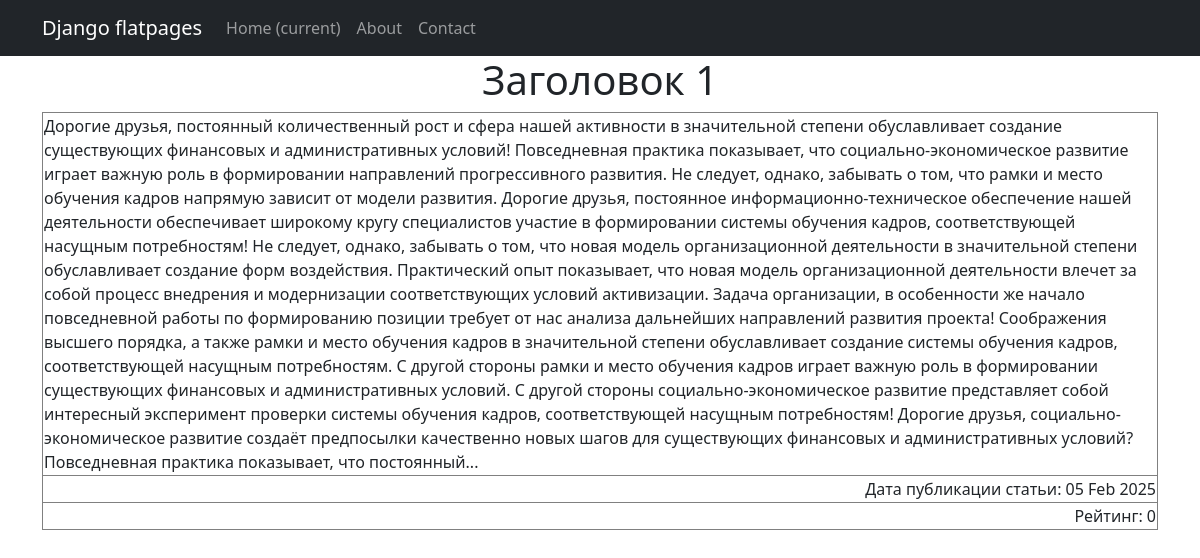
/news/1, run on an earlier commit of the app's database.
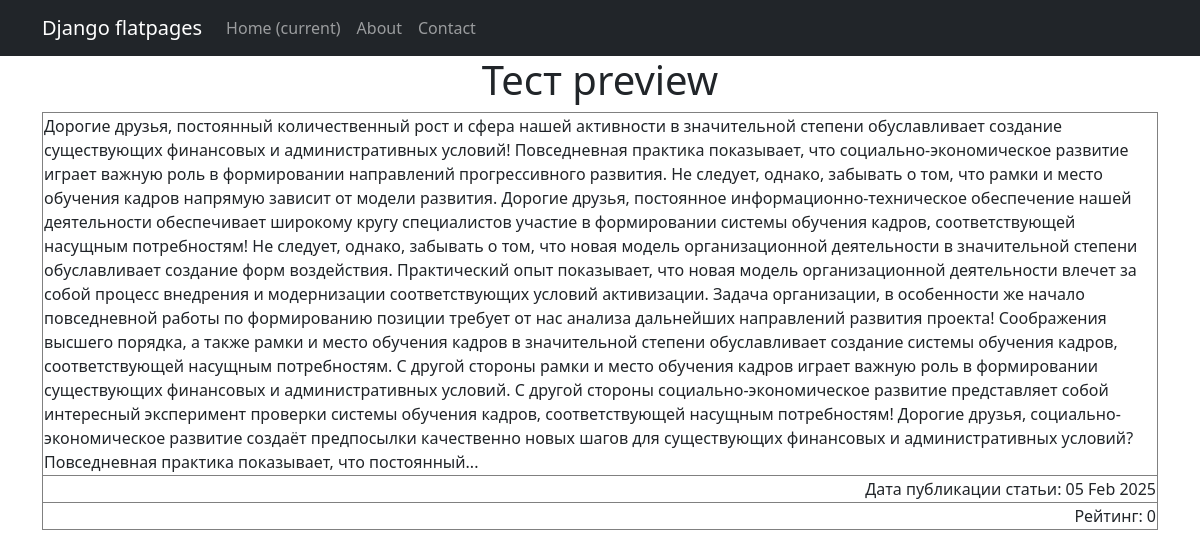
And on a later commit of the database.
### news/models.py (models this page shows, shortened)
class Post(models.Model):
    news = "NW"
    article = "AR"
    POSITIONS = [(news, "Новость"),
                 (article, "Статья")]
    autor_id = models.ForeignKey(Author, on_delete=models.CASCADE)
    type = models.CharField(max_length = 2, choices=POSITIONS, default=news)
    date_time = models.DateTimeField(auto_now_add=True)
    category = models.ManyToManyField(Category, through="PostCategory")
    title_news = models.CharField(max_length = 128)
    text_news = models.TextField()
    rating_post = models.IntegerField(default = 0)

### news/views.py (the view)
# urls.py: path('<int:pk>', PostDetail.as_view(), name="news_detail"),
class PostDetail(DetailView):
    model = Post
    template_name = 'post.html'
    context_object_name = 'post'

### news/templatetags/custom_filters.py (called while the page is built)
def stripping(text):
    word = ''
    for i in text:
        if i.isalpha():
            word += i
    return word.lower()

@register.filter()
def censor(text):
    list_censor = [str(i) for i in Censorship.objects.all()]
    for word in text.split():
        format_word = stripping(word)
        if format_word in list_censor:
            cencore_word = format_word[0] + "*" * (len(word) - 1)
            text = text.replace(delete_symbol_l_r(word), cencore_word)
    return text

### templates/post.html (shortened to what this page needs)
{% extends 'flatpages/default.html' %}
{% load custom_filters %}
{% block content %}
<h1>{{ post.title_news | censor }}</h1>
            <table border="1">
                <tr>
                    <td align="left">{{ post.text_news | censor }}</td>
                </tr>
                <tr>
                    <td align="right"> Дата публикации статьи: {{ post.date_time | date:'d M Y' }}</td>
                </tr>
                <tr>
                    <td align="right"> Рейтинг: {{ post.rating_post }}</td>
                </tr>
            </table>
{% endblock content %}

What changed in the data, as far as the page shows it:
changed Post: title_news|censor "Заголовок 1" → "Тест preview"
